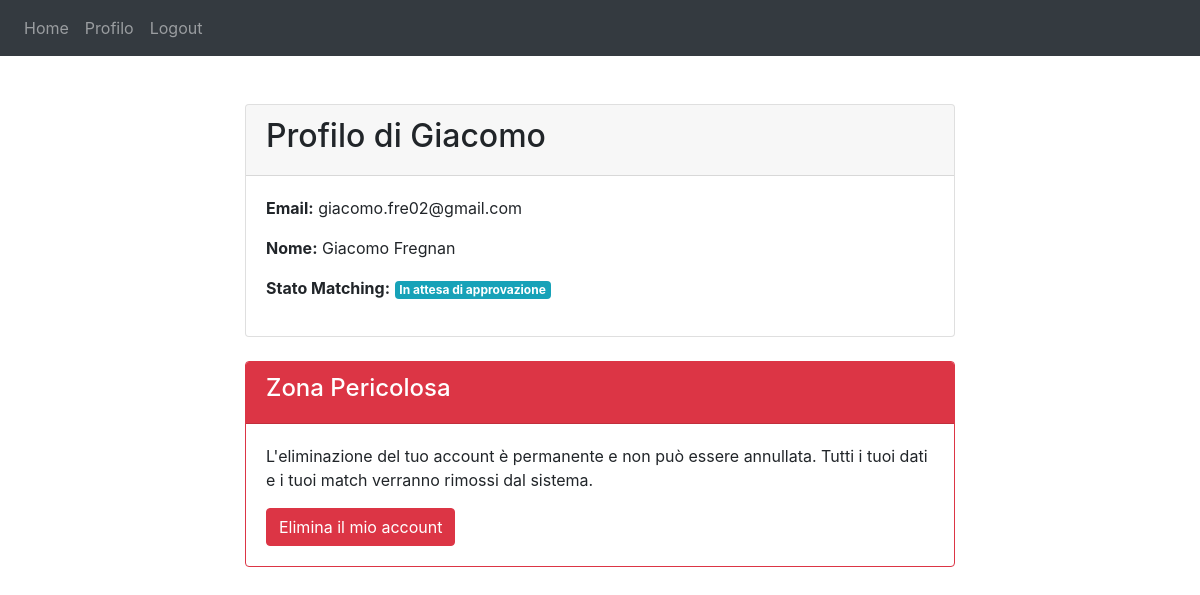
/profile (signed in), run on an earlier commit of the app's database.
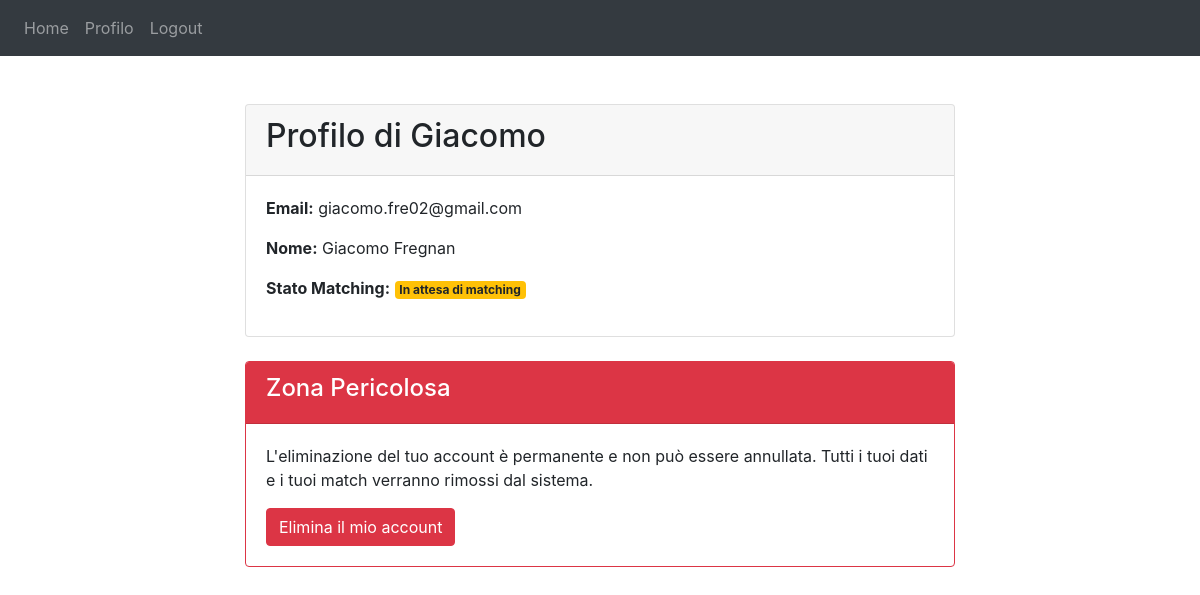
And on a later commit of the database.
### website/models.py (models this page shows)
class User(db.Model, UserMixin):
    id = db.Column(db.Integer, primary_key=True)
    email = db.Column(db.String(150), unique=True)
    password = db.Column(db.String(150))
    first_name = db.Column(db.String(150))
    surname = db.Column(db.String(150))
    is_admin = db.Column(db.Boolean, default=False, nullable=False)
    university = db.Column(db.String(150))
    current_status = db.Column(db.String(150))
    field_of_study = db.Column(db.String(150))
    participation_role = db.Column(db.String(150))
    time_commitment = db.Column(db.String(150))
    communication = db.Column(db.String(150))
    improve_communication = db.Column(db.String(150))
    help_writing_paper = db.Column(db.String(150))
    maximize_conference_experience = db.Column(db.String(150))
    help_choice_time_abroad = db.Column(db.String(150))
    phd_work_balance = db.Column(db.String(150))
    phd_family_balance = db.Column(db.String(150))
    improve_soft_skills = db.Column(db.String(150))
    help_academic_career = db.Column(db.String(150))
    help_industrial_career = db.Column(db.String(150))
    talk_mental_wellbeing = db.Column(db.String(150))
    discovery = db.Column(db.String(150))
    advice = db.Column(db.String(150))
    promotion_help = db.Column(db.String(150))
    matching_status = db.Column(db.Integer, default=None, nullable=True)

### website/views.py (the view)
@views.route('/profile')
@login_required
def profile():
    return render_template("profile.html", user=current_user)

### website/templates/profile.html (shortened to what this page needs)
{% extends "base.html" %}
{% block content %}
<div class="container mt-5">
    <div class="row justify-content-center">
        <div class="col-md-8">
            <div class="card">
                <div class="card-header">
                    <h2>Profilo di {{ current_user.first_name.capitalize() }}</h2>
                </div>
                <div class="card-body">
                    <p><strong>Email:</strong> {{ current_user.email }}</p>
                    <p><strong>Nome:</strong> {{ current_user.first_name.capitalize() }} {{ current_user.surname.capitalize() }}</p>
                    <p><strong>Stato Matching:</strong>
                        {% if current_user.matching_status == 0 %}
                            <span class="badge badge-success">Match Approvato</span>
                        {% elif current_user.matching_status == 5 %}
                            <span class="badge badge-info">In attesa di approvazione</span>
                        {% elif current_user.matching_status in [1, 2, 3] %}
                            <span class="badge badge-warning">In attesa di matching</span>
                        {% else %}
                            <span class="badge badge-secondary">Form non compilato</span>
                        {% endif %}
                    </p>
                </div>
            </div>
            {% if not current_user.is_admin %}
            <div class="card border-danger mt-4">
                <div class="card-header bg-danger text-white">
                    <h4>Zona Pericolosa</h4>
                </div>
                <div class="card-body">
                    <p>L'eliminazione del tuo account è permanente e non può essere annullata. Tutti i tuoi dati e i tuoi match verranno rimossi dal sistema.</p>
                    <form method="POST" action="{{ url_for('auth.delete_account') }}">
                        <button type="submit"
                                class="btn btn-danger"
                                onclick="return confirm('Sei assolutamente sicuro di voler eliminare il tuo account? Questa azione è irreversibile.')">
                            Elimina il mio account
                        </button>
                    </form>
                </div>
            </div>
            {% endif %}
            </div>
    </div>
</div>
{% endblock %}

### website/templates/base.html (shortened to what this page needs)
<!DOCTYPE html>
<html>
<head>
    <link
            rel="stylesheet"
            href="https://stackpath.bootstrapcdn.com/bootstrap/4.4.1/css/bootstrap.min.css"
    />
    <link
            rel="stylesheet"
            href="https://stackpath.bootstrapcdn.com/font-awesome/4.7.0/css/font-awesome.min.css"
    />
</head>
<body>
<nav class="navbar navbar-expand-lg navbar-dark bg-dark">
    <div class="collapse navbar-collapse" id="navbar">
        <div class="navbar-nav">
            {% if user.is_authenticated %}
                <a class="nav-item nav-link" id="home" href="/">Home</a>
                <a class="nav-item nav-link" id="profile" href="/profile">Profilo</a>
                <a class="nav-item nav-link" id="logout" href="/logout">Logout</a>
            {% else %}
                <a class="nav-item nav-link" id="login" href="/login">Login</a>
                <a class="nav-item nav-link" id="signUp" href="/sign-up">Sign Up</a>
            {% endif %}
        </div>
    </div>
</nav>
<div class="container">{% block content %} {% endblock %}</div>
</body>
</html>

What changed in the data, as far as the page shows it:
changed User "Giacomo": matching_status 5 → 2 (drawn)
Also different on the page:
text no longer shown: "In attesa di approvazione"
text now shown: "In attesa di matching"
